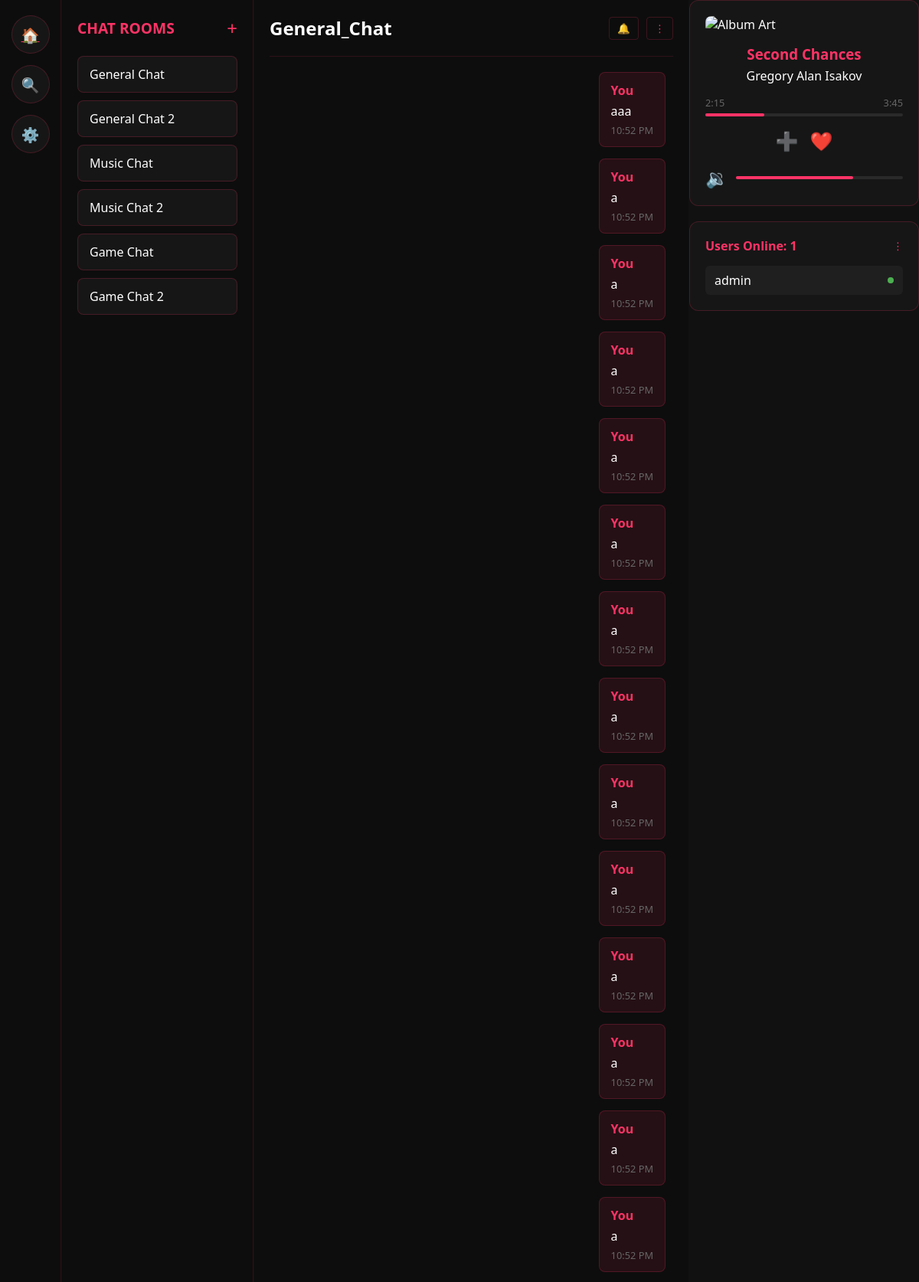
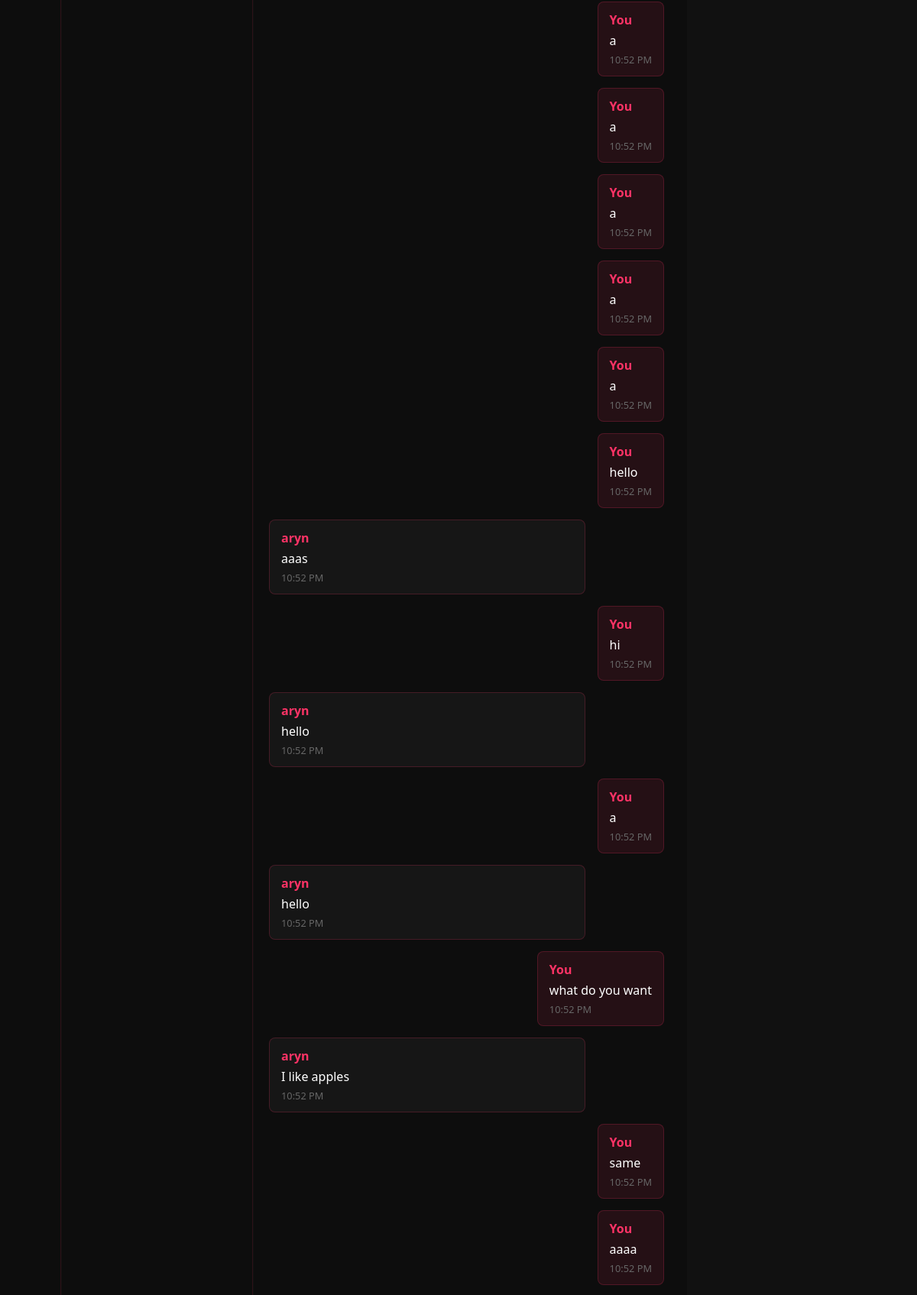
Screenshot of /home/chat/General_Chat/ (signed in, upper part) with the database file from the repository (2 pictures, top to bottom).
### Chat/models.py (models this page shows, shortened)
class ChatRoom(models.Model):
    room_name = models.CharField(max_length=100, unique=True)
    online_count = models.IntegerField(blank=True)
    online_users = models.JSONField(default=list, blank=True)

class ChatRoomMessages(models.Model):
    room = models.ForeignKey(ChatRoom, related_name="chat_messages", on_delete=models.CASCADE)
    sender = models.ForeignKey(settings.AUTH_USER_MODEL, on_delete=models.CASCADE)
    message = models.CharField(max_length=250)
    created = models.DateTimeField(default=datetime.datetime.now())
    class Meta:
        ordering = ['-created']

### Auth/models.py (models this page shows, shortened)
class CustomUser(AbstractBaseUser, PermissionsMixin):
    username = models.CharField(
        max_length=75,
        unique=True,
        validators=[MinLengthValidator(3)],
        error_messages={
            'unique': "A user with that username already exists.",
        }
    )
    email = models.EmailField(
        max_length=256,
        unique=True,
        validators=[EmailValidator()],
        error_messages={
            'unique': "A user with that email address already exists.",
        }
    )
    is_active = models.BooleanField(default=True)
    is_admin = models.BooleanField(default=False)
    is_staff = models.BooleanField(default=False)
    is_superuser = models.BooleanField(default=False)
    date_joined = models.DateTimeField(default=timezone.now)
    last_login = models.DateTimeField(blank=True, null=True)
    objects = CustomUserManager()
    USERNAME_FIELD = 'username'
    REQUIRED_FIELDS = ['email']
    class Meta:
        verbose_name = 'user'
        verbose_name_plural = 'users'
        ordering = ['-date_joined']

### Chat/views.py (the view)
# urls.py: path('home/chat/<str:chatroom>/', chatView, name='chatViewLogic'),
@login_required
def chatView(request, chatroom):
    chat_room = get_object_or_404(ChatRoom, room_name=chatroom)
    chat_messages = chat_room.chat_messages.all().order_by('created')[:50]
    context = {
        'chat_room': chat_room,
        'chat_messages': chat_messages,
    }
    return render(request, 'chat/chat.html', context)

### Chat/templates/chat/chat.html (shortened to what this page needs)
<!DOCTYPE html>
<html lang="en">
<head>
    <link href="https://cdnjs.cloudflare.com/ajax/libs/font-awesome/6.0.0/css/all.min.css" rel="stylesheet">
</head>
<body>
    <div class="container">
        <div class="side-nav">
            <a class="nav-button" href="{% url 'homeChatViewLogic' %}">🏠</a>
            <button class="nav-button">🔍</button>
            <button class="nav-button">⚙️</button>
        </div>
        <div class="chat-rooms">
            <div class="chat-rooms-header">
                <h2>Chat Rooms</h2>
                <button class="add-room">+</button>
            </div>
            <div class="room-list">
                <a href="{% url 'chatViewLogic' chatroom='General_Chat' %}"><div class="room-item">General Chat</div></a>
                <a href="{% url 'chatViewLogic' chatroom='General_Chat_2' %}"><div class="room-item">General Chat 2</div></a>
                <a href="{% url 'chatViewLogic' chatroom='Music_Chat' %}"><div class="room-item">Music Chat</div></a>
                <a href="{% url 'chatViewLogic' chatroom='Music_Chat_2' %}"><div class="room-item">Music Chat 2</div></a>
                <a href="{% url 'chatViewLogic' chatroom='Game_Chat' %}"><div class="room-item">Game Chat</div></a>
                <a href="{% url 'chatViewLogic' chatroom='Game_Chat_2' %}"><div class="room-item">Game Chat 2</div></a>
            </div>
        </div>
        <div class="chat-section">
            <div class="chat-header">
                <h2>{{chat_room.room_name}}</h2>
                <div class="chat-header-actions">
                    <button>🔔</button>
                    <button>⋮</button>
                </div>
            </div>
            <div class="chat-messages">
                {% for message in chat_messages %}
                {% if message.sender.username != request.user.username%}
                <div class="message">
                    <div class="user">{{ message.sender.username }}</div>
                    {{ message.message }}
                    <div class="timestamp">{{ message.created|date:"h:i A" }}</div>
                </div>
                {% else %}
                <div class="message sent">
                    <div class="user">You</div>
                    {{ message.message }}
                    <div class="timestamp">{{ message.created|date:"h:i A" }}</div>
                </div>
                {% endif %}
                {% endfor %}
            </div>
        </div>
        <div class="right-panel">
            <div class="music-player">
                <img src="https://i.pinimg.com/736x/0e/39/91/0e3991a297ab4f0f83d651112b4f5ab7.jpg" alt="Album Art" class="album-art">
                <div class="track-info">
                    <h3>Second Chances</h3>
                    <p>Gregory Alan Isakov</p>
                </div>
                <div class="progress-container">
                    <div class="time-info">
                        <span>2:15</span>
                        <span>3:45</span>
                    </div>
                    <div class="progress-bar">
                        <div class="progress"></div>
                    </div>
                </div>
                <div class="player-controls">
                    <button>➕</button>
                    <button>❤️</button>
                </div>
                <div class="volume-control">
                    <button>🔉</button>
                    <div class="volume-slider">
                        <div class="volume-level"></div>
                    </div>
                </div>
            </div>
            <div class="users-section">
                <div class="online-count">
                    <span id='online-count'>Users Online: {{ chat_room.online_count}}</span>
                    <button style="background: none; border: none; color: #ff3366; cursor: pointer;">⋮</button>
                </div>
                <ul class="users-list">
                    {%for user in chat_room.online_users%}
                    {% if user %}
                    <li>
                        <span> {{user}} </span>
                        <span class="status"></span>
                    </li>
                    {%endif%}
                    {%endfor%}
                </ul>
            </div>
        </div>
    </div>
</body>
</html>

### rows the page displays
ChatRoom: room_name "General_Chat", online_count "1"
ChatRoomMessages: message "aaa", created "10:52 PM"
ChatRoomMessages: message "a", created "10:52 PM"
ChatRoomMessages: message "a", created "10:52 PM"
ChatRoomMessages: message "a", created "10:52 PM"
ChatRoomMessages: message "a", created "10:52 PM"
ChatRoomMessages: message "a", created "10:52 PM"
ChatRoomMessages: message "a", created "10:52 PM"
ChatRoomMessages: message "a", created "10:52 PM"
ChatRoomMessages: message "a", created "10:52 PM"
ChatRoomMessages: message "a", created "10:52 PM"
ChatRoomMessages: message "a", created "10:52 PM"
ChatRoomMessages: message "a", created "10:52 PM"
ChatRoomMessages: message "a", created "10:52 PM"
ChatRoomMessages: message "a", created "10:52 PM"
ChatRoomMessages: message "a", created "10:52 PM"
ChatRoomMessages: message "a", created "10:52 PM"
ChatRoomMessages: message "a", created "10:52 PM"
ChatRoomMessages: message "a", created "10:52 PM"
ChatRoomMessages: message "a", created "10:52 PM"
ChatRoomMessages: message "hello", created "10:52 PM"
ChatRoomMessages: sender.username "aryn", message "aaas", created "10:52 PM"
ChatRoomMessages: message "hi", created "10:52 PM"
ChatRoomMessages: sender.username "aryn", message "hello", created "10:52 PM"
ChatRoomMessages: message "a", created "10:52 PM"
ChatRoomMessages: sender.username "aryn", message "hello", created "10:52 PM"
ChatRoomMessages: message "what do you want", created "10:52 PM"
ChatRoomMessages: sender.username "aryn", message "I like apples", created "10:52 PM"
ChatRoomMessages: message "same", created "10:52 PM"
ChatRoomMessages: message "aaaa", created "10:52 PM"

### other values shown
{{ user }} "admin"
